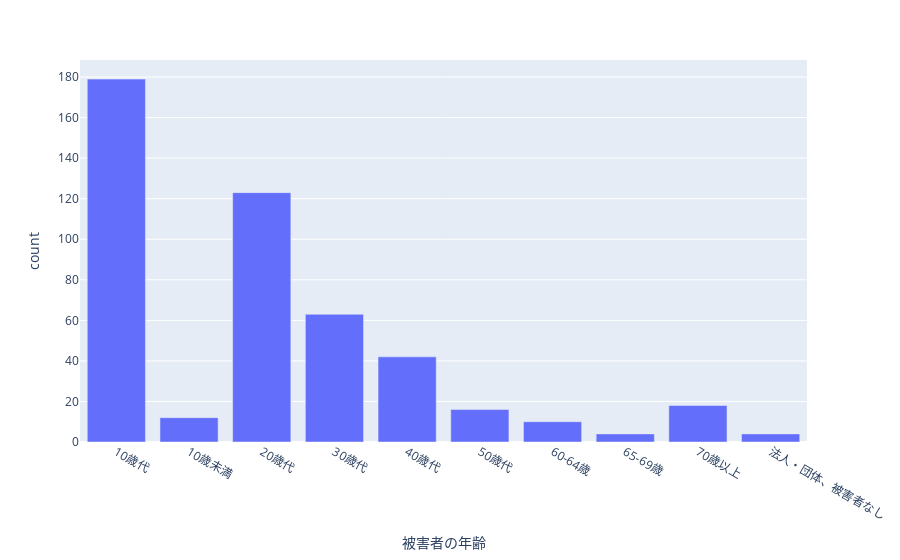

The cell this chart's notebook holds for it:
### Code cell
fig = px.bar(age,
            x='被害者の年齢',
            y='count'
            )
fig.update_xaxes(categoryorder='category ascending')
fig.show()

### Figure 1 — Plotly figure (JSON) as saved in the notebook; plotly's stock layout.template omitted (floating-point values rounded to 4 significant figures)
{"data": [{"alignmentgroup": "True", "hovertemplate": "被害者の年齢=%{x}<br>count=%{y}<extra></extra>", "legendgroup": "", "marker": {"color": "#636efa", "pattern": {"shape": ""}}, "name": "", "offsetgroup": "", "orientation": "v", "showlegend": false, "textposition": "auto", "type": "bar", "x": ["10歳代", "20歳代", "30歳代", "40歳代", "70歳以上", "50歳代", "10歳未満", "60-64歳", "65-69歳", "法人・団体、被害者なし"], "xaxis": "x", "y": [179, 123, 63, 42, 18, 16, 12, 10, 4, 4], "yaxis": "y"}], "layout": {"barmode": "relative", "legend": {"tracegroupgap": 0}, "margin": {"t": 60}, "xaxis": {"anchor": "y", "categoryorder": "category ascending", "domain": [0, 1], "title": {"text": "被害者の年齢"}}, "yaxis": {"anchor": "x", "domain": [0, 1], "title": {"text": "count"}}}}
